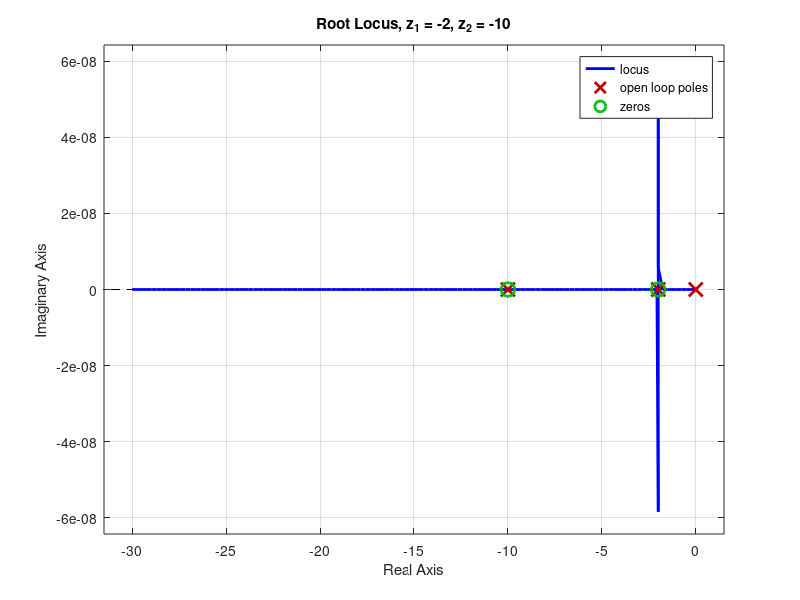
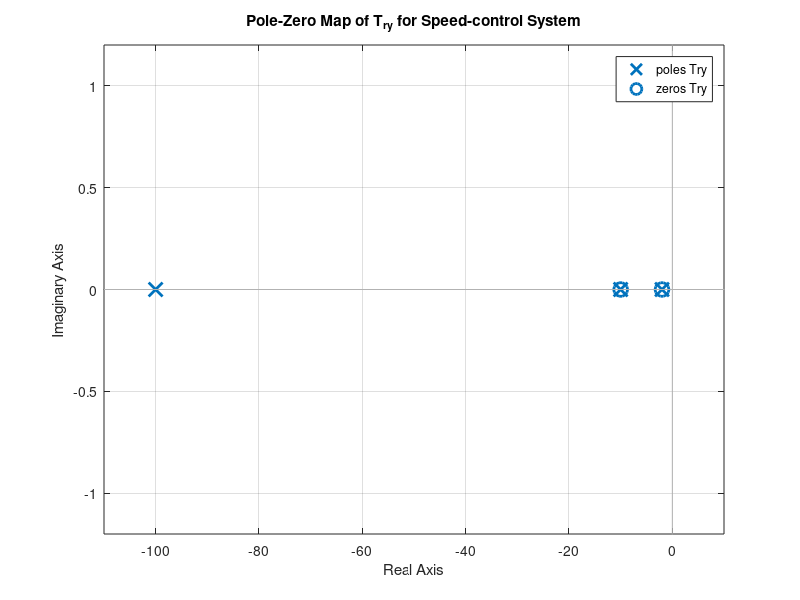

These figures' MATLAB source, in order: (Note: this script raises an error after producing the figures.)
% System parameters (Fig. 4.42)
Kc = .5;
J = 0.10;
b = 1.00;
z1 = -2;
z2 = -10;

Gc = tf([1 -z1-z2 z1*z2], [1 0]);
Gp1 = tf(10, [.5 1]);
Gp2 = tf(1, [J b]);

GL = Gc*Gp1*Gp2;
figure(1); rlocus(GL); title(sprintf('Root Locus, z_1 = %.3g, z_2 = %.3g', z1, z2))

Try = feedback(Kc*Gc*Gp1*Gp2, 1);
figure(2); pzmap(Try); title("Pole-Zero Map of T_{ry} for Speed-control System");

Try_step = stepinfo(Try, 'SettlingTimeThreshold', 0.01)
figure(3); step(Try); title("Step Response of T_{ry} for Speed-control System");
